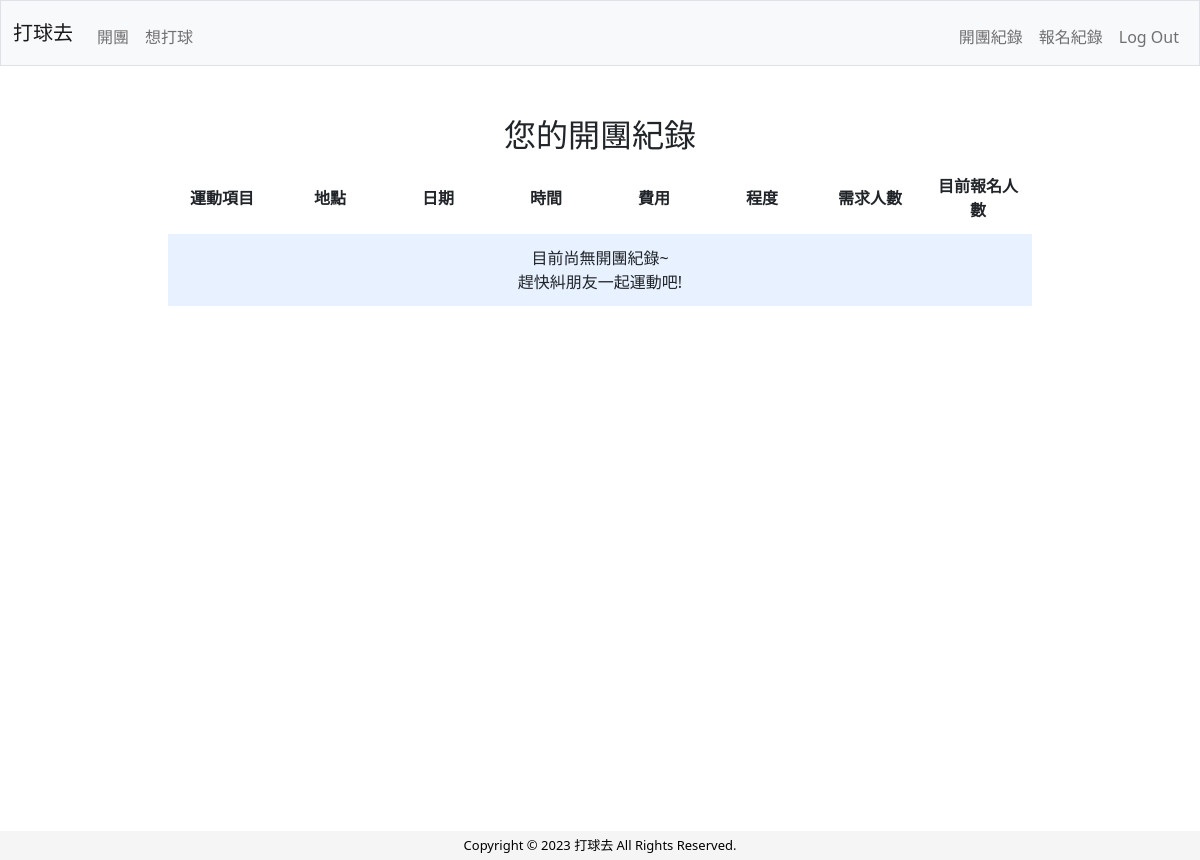
/activities/created_history (signed in), run on an earlier commit of the app's database.
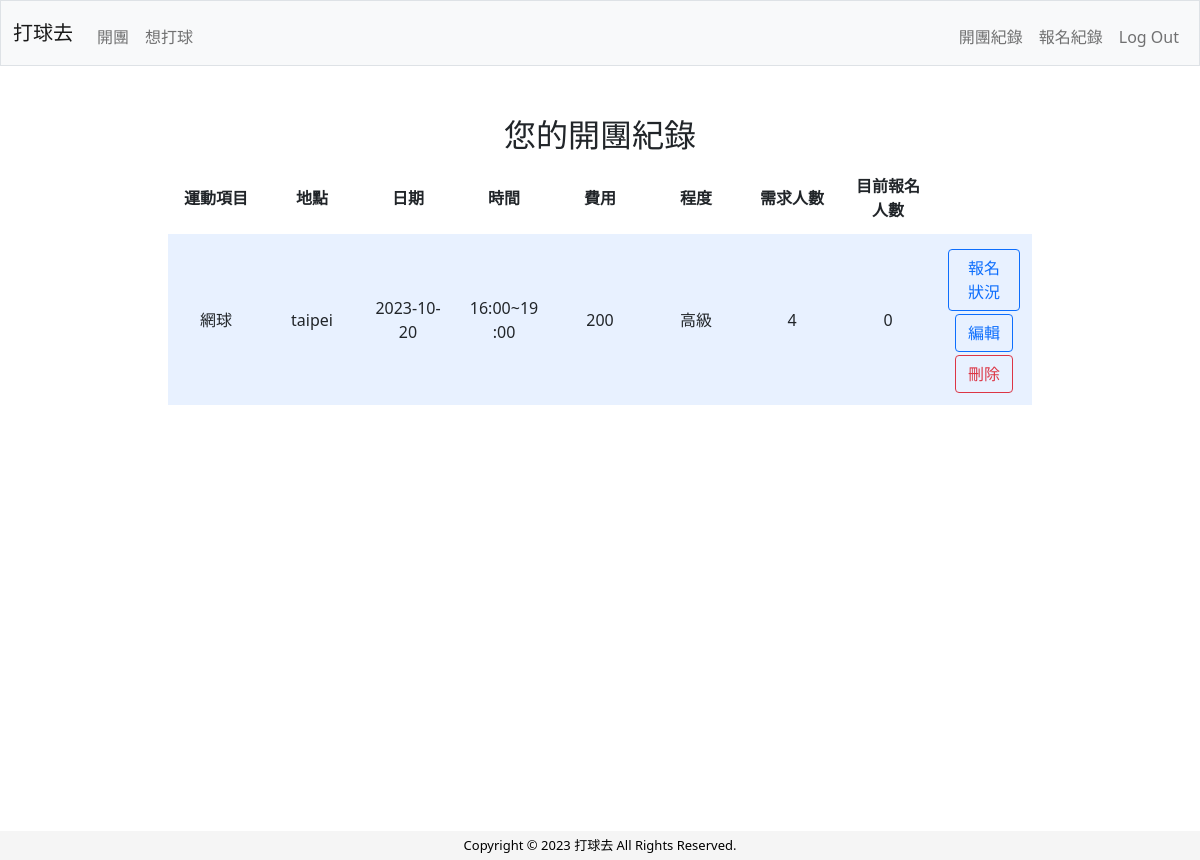
And on a later commit of the database.
### tables this page shows
CREATE TABLE activities (
id INTEGER PRIMARY KEY AUTOINCREMENT NOT NULL, 
type TEXT NOT NULL,
date TEXT NOT NULL, 
start_time TEXT NOT NULL, 
end_time TEXT NOT NULL, 
location TEXT NOT NULL,
level TEXT NOT NULL,
price TEXT, 
participants INTEGER NOT NULL,
remark TEXT, user_id INTEGER, applicants Integer NOT NULL DEFAULT 0,
FOREIGN KEY (user_id) REFERENCES users(id)
);

### activities/activities.py (the view)
@activities_bp.route("/created_history")
@login_required
def created_history():
    userid = session.get("user_id")
    created_activities = db.execute("SELECT * FROM activities WHERE user_id = ? AND date >= date('now') ORDER BY date", userid)
    return render_template("created_history.html", created_activities=created_activities)

### app.py (called while the page is built)
@app.after_request
def after_request(response):
    response.headers["Cache-Control"] = "no-cache, no-store, must-revalidate"
    response.headers["Expires"] = 0
    response.headers["Pragma"] = "no-cache"
    return response

### auth/auth.py (called while the page is built)
def login_required(f):
    @wraps(f)
    def decorated_function(*args, **kwargs):
        if session.get("user_id") is None:
            return redirect("/login")
        return f(*args, **kwargs)
    return decorated_function

### templates/created_history.html (shortened to what this page needs)
{% extends "layout.html" %}
{% block main %}
<div class="section">
    <h2>您的開團紀錄</h2>
    <table>
        <thead>
            <tr>
                <th class ="text-middle">運動項目</th>
                <th class ="text-middle">地點</th>
                <th class ="text-middle">日期</th>
                <th class ="text-middle">時間</th>
                <th class ="text-middle">費用</th>
                <th class ="text-middle">程度</th>
                <th class ="text-middle">需求人數</th>
                <th class ="text-middle">目前報名人數</th>
            </tr>
        </thead>
        <tbody>
            {% if not created_activities %}
            <tr><td colspan="8">目前尚無開團紀錄~ <br>趕快糾朋友一起運動吧!</td></tr>
            {% else %}
            {% for activity in created_activities %}
                <tr>
                    <td class="text-middle">{{ activity.type }}</td>
                    <td class="text-middle">{{ activity.location }}</td>
                    <td class="text-middle">{{ activity.date }}</td>
                    <td class="text-middle">{{ activity.start_time }}~{{ activity.end_time }}</td>
                    <td class="text-middle">{{ activity.price }}</td>
                    <td class="text-middle">{{ activity.level }}</td>
                    <td class="text-middle">{{ activity.participants }}</td>
                    <td class="text-middle">{{ activity.applicants }}</td>
                    <td class="text-middle">
                        <a class="btn btn-outline-primary" href="/signups/view_signups/{{ activity.id }}">報名狀況</a>
                        <a class="btn btn-outline-primary" href="/activities/edit_activity/{{ activity.id }}">編輯</a>
                        <button class="btn btn-outline-danger" data-id="{{ activity.id }}">刪除</button>
                    </td>
                </tr>
            {% endfor %}
            {% endif %}
        </tbody>
    </table>
</div>
{% endblock %}

What changed in the data, as far as the page shows it:
added activities: type "網球", location "taipei", date "2023-10-20", start_time "16:00", end_time "19:00", price "200", level "高級", participants "4", applicants "0"
Also different on the page:
text no longer shown: "目前尚無開團紀錄~ 趕快糾朋友一起運動吧!"
